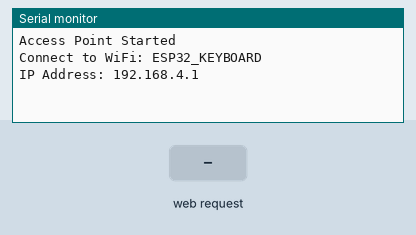
Recording of a sketch running on a simulated ESP32. Shown: the last lines printed to the serial monitor. The inputs (shaded band) are chosen by the test bench.

Above: at 1.2 s.
1.3 s: HTTP request GET /send?text=1 received
At 2.1 s:
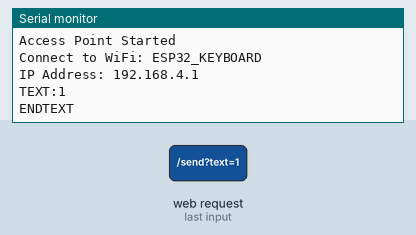
2.8 s: HTTP request GET /key?key=1 received
At 3.2 s:
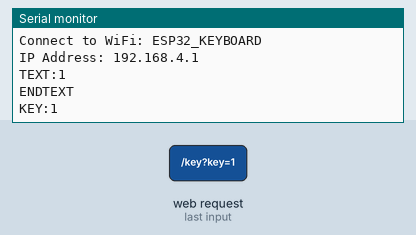

Measured:
- after the input at 1.3 s, the serial monitor: prints a new line at once (image 1)
- after the input at 2.8 s, the serial monitor: prints a new line at once (image 2)

The sketch:

esp32_keyboard.ino
```cpp
#include <WiFi.h>
#include <WebServer.h>

// ====== WiFi Config ======
const char* ssid = "ESP32_KEYBOARD";
const char* password = "12345678";

WebServer server(80);

// Simple URL encoder (replace space, newline, etc.)
String urlEncode(const String &str) {
  String encoded = "";
  char c;
  char bufHex[4];
  for (int i = 0; i < str.length(); i++) {
    c = str.charAt(i);
    if (isalnum(c)) {
      encoded += c;
    } else if (c == ' ') {
      encoded += '+';
    } else {
      sprintf(bufHex, "%%%02X", c);
      encoded += bufHex;
    }
  }
  return encoded;
}

void handleRoot() {
  String html = R"rawliteral(
    <!DOCTYPE html>
    <html>
    <head>
      <title>ESP32 Keyboard</title>
    </head>
    <body>
      <h2>ESP32 Keyboard Bridge</h2>hello
      <form action="/send" method="GET">
        <textarea name="text" rows="10" cols="40" placeholder="Enter text here..."></textarea><br>
        <input type="submit" value="Send">
      </form>
      <br>
      <form action="/key" method="GET">
        <select name="key">
          <option value="enter">Enter</option>
          <option value="backspace">Backspace</option>
          <option value="tab">Tab</option>
          <option value="esc">ESC</option>
          <option value="up">Arrow Up</option>
          <option value="down">Arrow Down</option>
          <option value="left">Arrow Left</option>
          <option value="right">Arrow Right</option>
        </select>
        <input type="submit" value="Send Key">
      </form>
    </body>
    </html>
  )rawliteral";

  server.send(200, "text/html", html);
}

void handleSend() {
  if (server.hasArg("text")) {
    String text = server.arg("text");
    text.replace("\r\n", "\n");  // normalize newlines
    String encoded = urlEncode(text); // our custom encoder
    Serial.println("TEXT:" + encoded);
    Serial.println("ENDTEXT");
    server.send(200, "text/html", "<h3>Text sent successfully!</h3><a href=\"/\">Go Back</a>");
  } else {
    server.send(400, "text/plain", "No text received!");
  }
}

void handleKey() {
  if (server.hasArg("key")) {
    String key = server.arg("key");
    Serial.println("KEY:" + key);
    server.send(200, "text/html", "<h3>Key sent: " + key + "</h3><a href=\"/\">Go Back</a>");
  } else {
    server.send(400, "text/plain", "No key received!");
  }
}

void setup() {
  Serial.begin(115200);

  WiFi.softAP(ssid, password);
  Serial.println("Access Point Started");
  Serial.println("Connect to WiFi: " + String(ssid));
  Serial.println("IP Address: " + WiFi.softAPIP().toString());

  server.on("/", handleRoot);
  server.on("/send", handleSend);
  server.on("/key", handleKey);

  server.begin();
}

void loop() {
  server.handleClient();
}
```
